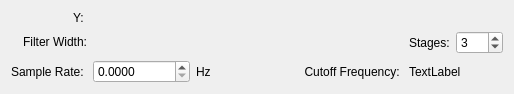
<?xml version="1.0" encoding="UTF-8"?>
<ui version="4.0">
 <class>BoxcarHighpassConfig</class>
 <widget class="QWidget" name="BoxcarHighpassConfig">
  <property name="geometry">
   <rect>
    <x>0</x>
    <y>0</y>
    <width>514</width>
    <height>92</height>
   </rect>
  </property>
  <layout class="QGridLayout" name="gridLayout" columnstretch="0,0,0,0,0,0,0">
   <item row="1" column="1" colspan="4">
    <widget class="Kst::ScalarSelector" name="_scalarSamples" native="true">
     <property name="sizePolicy">
      <sizepolicy hsizetype="Expanding" vsizetype="Preferred">
       <horstretch>0</horstretch>
       <verstretch>0</verstretch>
      </sizepolicy>
     </property>
     <property name="toolTip">
      <string>The length of the first stage of the averaging filter.</string>
     </property>
    </widget>
   </item>
   <item row="2" column="3" colspan="2">
    <widget class="QLabel" name="label_5">
     <property name="text">
      <string>Cutoff Frequency: </string>
     </property>
     <property name="alignment">
      <set>Qt::AlignRight|Qt::AlignTrailing|Qt::AlignVCenter</set>
     </property>
    </widget>
   </item>
   <item row="1" column="5">
    <widget class="QLabel" name="label_2">
     <property name="sizePolicy">
      <sizepolicy hsizetype="Fixed" vsizetype="Preferred">
       <horstretch>0</horstretch>
       <verstretch>0</verstretch>
      </sizepolicy>
     </property>
     <property name="text">
      <string>Stages:</string>
     </property>
    </widget>
   </item>
   <item row="2" column="0">
    <widget class="QLabel" name="label">
     <property name="sizePolicy">
      <sizepolicy hsizetype="Fixed" vsizetype="Preferred">
       <horstretch>0</horstretch>
       <verstretch>0</verstretch>
      </sizepolicy>
     </property>
     <property name="text">
      <string>Sample Rate: </string>
     </property>
    </widget>
   </item>
   <item row="1" column="0">
    <widget class="QLabel" name="label_4">
     <property name="sizePolicy">
      <sizepolicy hsizetype="Preferred" vsizetype="Fixed">
       <horstretch>0</horstretch>
       <verstretch>0</verstretch>
      </sizepolicy>
     </property>
     <property name="text">
      <string>Filter Width:</string>
     </property>
     <property name="alignment">
      <set>Qt::AlignRight|Qt::AlignTrailing|Qt::AlignVCenter</set>
     </property>
     <property name="wordWrap">
      <bool>false</bool>
     </property>
    </widget>
   </item>
   <item row="0" column="1" colspan="6">
    <widget class="Kst::VectorSelector" name="_vector" native="true">
     <property name="sizePolicy">
      <sizepolicy hsizetype="Expanding" vsizetype="Preferred">
       <horstretch>0</horstretch>
       <verstretch>0</verstretch>
      </sizepolicy>
     </property>
    </widget>
   </item>
   <item row="2" column="1">
    <widget class="QDoubleSpinBox" name="_sampleRateSpin">
     <property name="toolTip">
      <string>Used only for calculation of Cutoff Frequency</string>
     </property>
     <property name="decimals">
      <number>4</number>
     </property>
     <property name="maximum">
      <double>1000000000000000.000000000000000</double>
     </property>
    </widget>
   </item>
   <item row="2" column="5" colspan="2">
    <widget class="QLabel" name="_cutoffLabel">
     <property name="toolTip">
      <string>The 50% point of the filter.</string>
     </property>
     <property name="text">
      <string>TextLabel</string>
     </property>
    </widget>
   </item>
   <item row="0" column="0">
    <widget class="QLabel" name="label_3">
     <property name="sizePolicy">
      <sizepolicy hsizetype="Preferred" vsizetype="Fixed">
       <horstretch>0</horstretch>
       <verstretch>0</verstretch>
      </sizepolicy>
     </property>
     <property name="text">
      <string>Y: </string>
     </property>
     <property name="alignment">
      <set>Qt::AlignRight|Qt::AlignTrailing|Qt::AlignVCenter</set>
     </property>
     <property name="wordWrap">
      <bool>false</bool>
     </property>
    </widget>
   </item>
   <item row="1" column="6">
    <widget class="QSpinBox" name="_stagesSpin">
     <property name="sizePolicy">
      <sizepolicy hsizetype="Fixed" vsizetype="Fixed">
       <horstretch>0</horstretch>
       <verstretch>0</verstretch>
      </sizepolicy>
     </property>
     <property name="toolTip">
      <string>Stages of the filter.  More stages reduces stop band leakage.</string>
     </property>
     <property name="minimum">
      <number>1</number>
     </property>
     <property name="maximum">
      <number>100</number>
     </property>
     <property name="value">
      <number>3</number>
     </property>
    </widget>
   </item>
   <item row="2" column="2">
    <widget class="QLabel" name="label_6">
     <property name="sizePolicy">
      <sizepolicy hsizetype="Fixed" vsizetype="Preferred">
       <horstretch>0</horstretch>
       <verstretch>0</verstretch>
      </sizepolicy>
     </property>
     <property name="text">
      <string>Hz</string>
     </property>
    </widget>
   </item>
  </layout>
 </widget>
 <layoutdefault spacing="6" margin="11"/>
 <customwidgets>
  <customwidget>
   <class>Kst::VectorSelector</class>
   <extends>QWidget</extends>
   <header>vectorselector.h</header>
  </customwidget>
  <customwidget>
   <class>Kst::ScalarSelector</class>
   <extends>QWidget</extends>
   <header>scalarselector.h</header>
  </customwidget>
 </customwidgets>
 <resources/>
 <connections/>
</ui>
